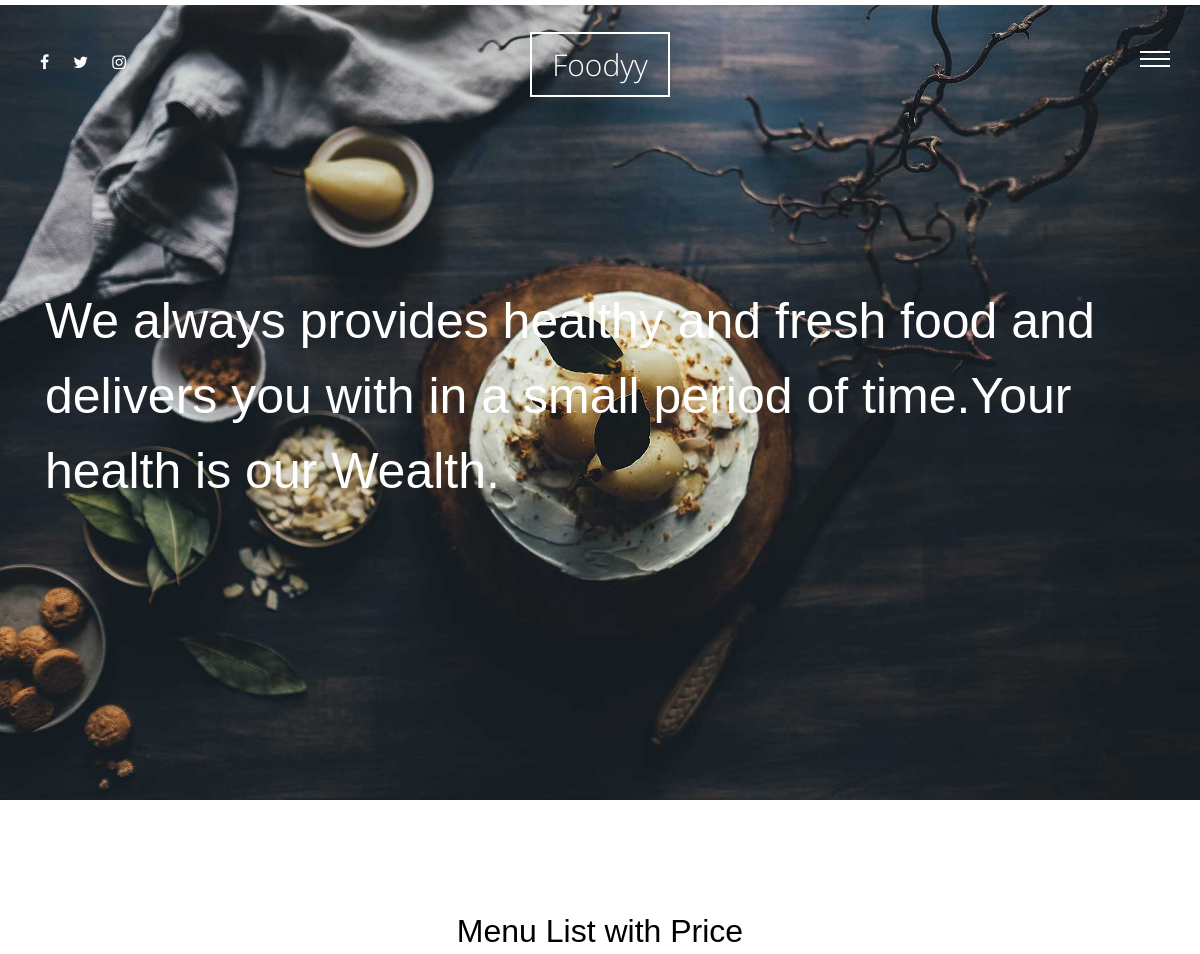
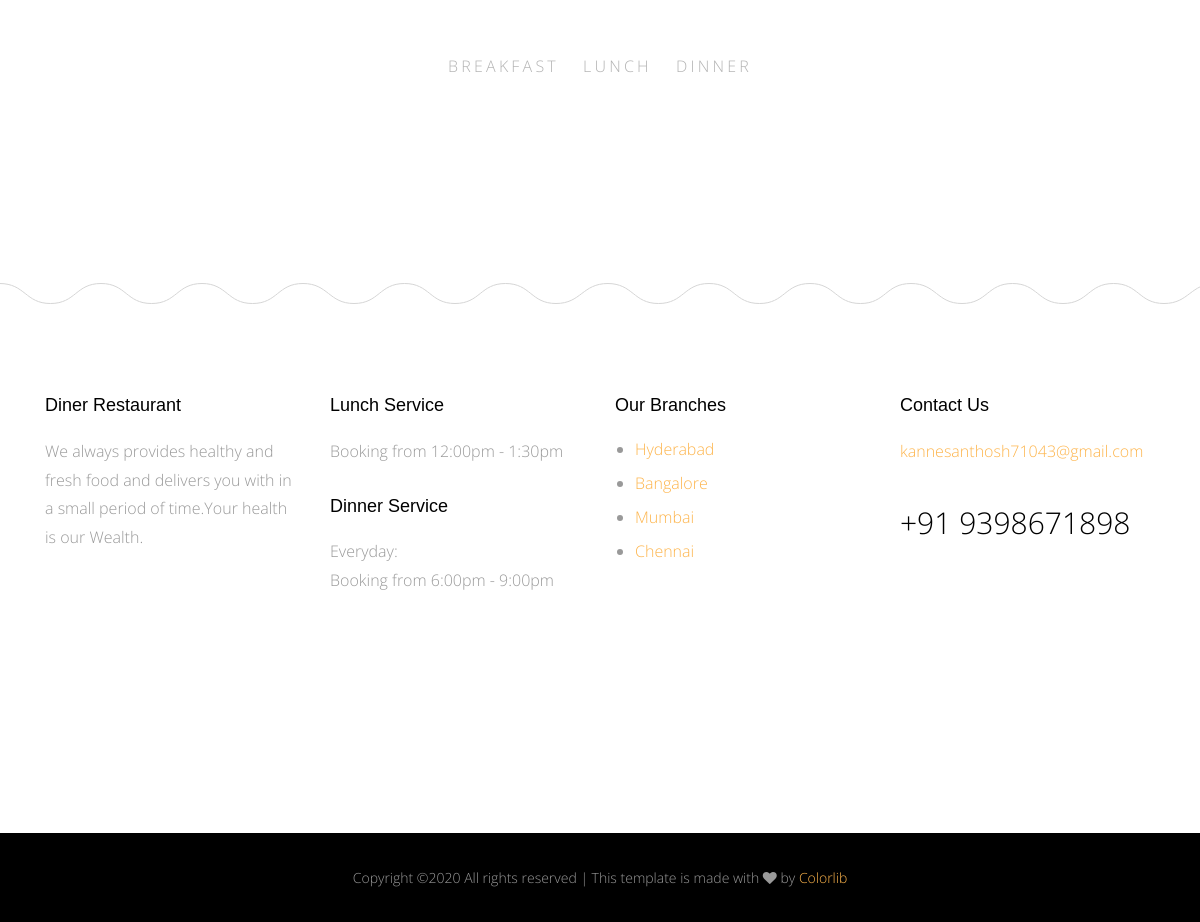
/meal_list/, run on the app's committed database (2 pictures, top to bottom).
### firstapp/models.py (models this page shows)
class Categery(models.Model):
    name = models.CharField(max_length=30)
    class Meta:
        verbose_name='categery'
        verbose_name_plural='categeries'
    def __str__(self):
        return self.name
        return self.name

### firstapp/views.py (the view)
# urls.py: path('meal_list/', views.meal_list, name='meal_list'),
def meal_list(request):
    meallist=models.Meal.objects.all()
    categeries = models.Categery.objects.all()
    context={'meal_list':meallist,
             'categeries':categeries,
             }
    return render(request,'meals/index.html', context)

### firstapp/templates/meals/index.html (shortened to what this page needs)
{% extends 'base.html' %}
{% load static %}
{% block body %}
<div class="main-wrap">
        <div class="cover_1">
          <div class="img_bg" style="background-image: url({% static 'meals/img/slider-1.jpg' %});" data-stellar-background-ratio="0.5">
            <div class="container">
              <div class="row align-items-center">
                <div class="col-md-12" data-aos="fade-up">
                  <h2 class="heading">We always provides healthy and fresh food and delivers you with in a small period of time.Your health is our Wealth.</h2>
                </div>
              </div>
            </div>
          </div>
        </div>
        <div class="section">
          <div class="container">
            <div class="row justify-content-center">
              <div class="col-md-8" data-aos="fade-up">
                <h2 class="mb-5 text-center">Menu List with Price</h2>
                <ul class="nav site-tab-nav" id="pills-tab" role="tablist">
                  {% for cat in categeries %}
                  <li class="nav-item">
                    <a class="nav-link" id="{{ cat }}-tab" data-toggle="pill" href="#{{cat}}" role="tab" aria-controls="{{cat}}" aria-selected="true">{{cat}}</a>
                  </li>
                  {% endfor %}
                </ul>
              </div>
            </div>
          </div>
        </div>
{% endblock body %}

### static/meals/css/style.css (style rules this page uses)
html { overflow-x: hidden; }
body { background: #fff; font-family: "Open Sans", cursive; font-size: 16px; line-height: 1.8; font-weight: 300; color: #999999; }
a { -webkit-transition: .3s all ease; -o-transition: .3s all ease; transition: .3s all ease; text-decoration: none; }
h1, h2, h3, h4, h5 { color: #000; font-family: "Playfair Display", Arial, sans-serif; }
.site-tab-nav { display: block; text-align: center; margin-bottom: 80px !important; }
.site-tab-nav li { float: none; display: inline-block; *display: inline; zoom: 1; }
.site-tab-nav li a { background: none; color: #b3b3b3; font-size: 16px; text-transform: uppercase; letter-spacing: .2em; border-bottom: 2px solid transparent; padding-left: 0; padding-right: 0; margin: 0 10px; }
.site-tab-nav, .nav-pills { text-align: center; }
.section { padding: 7em 0; }
.cover_1 { position: relative; }
.cover_1 .img_bg { background-repeat: no-repeat; background-size: cover !important; background-position: center center; }
.cover_1 .img_bg, .cover_1 .img_bg > .container > .row { min-height: 700px; height: 100vh; }
.cover_1 .heading { color: white; font-weight: 300; font-size: 30px; line-height: 1.5; }
@media (min-width: 768px) { .cover_1 .heading { font-size: 50px; line-height: 1.5; } }

### data on the page
Categery: name "BREAKFAST"
Categery: name "LUNCH"
Categery: name "DINNER"
